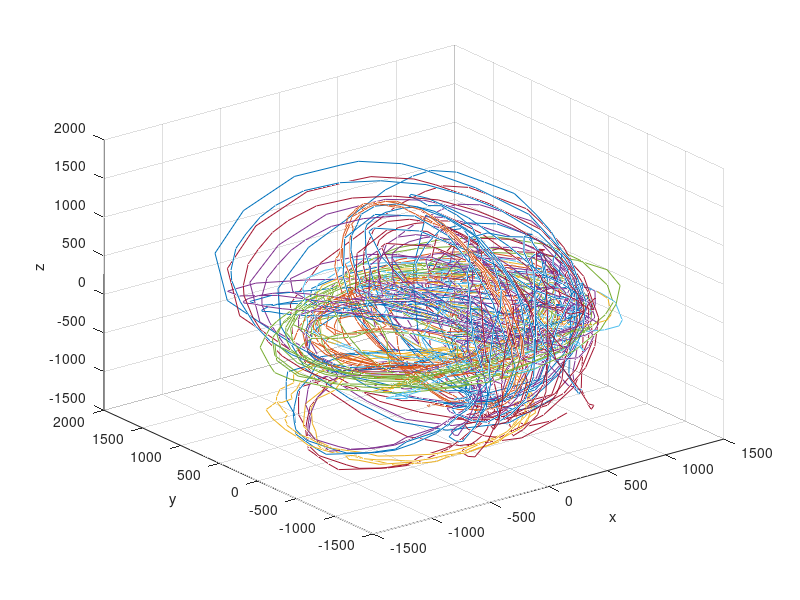

The MATLAB source for this figure:
%% ���������� ������������
clear;

%% ������ (��������� �������), �������� ������������ ������ ���� 3-� ����
xyz = [
-73      -436      -808      
-101      -462      -797      
-117      -450      -806      
-52      -460      -816      
15      -431      -833      
85      -343      -821      
150      -251      -818      
117      -180      -821      
150      21      -757      
185      82      -738      
180      227      -692      
202      341      -690      
152      417      -695      
92      502      -687      
47      563      -707      
-68      635      -716      
-188      706      -723      
-247      742      -723      
-356      756      -738      
-508      756      -767      
-607      682      -833      
-788      563      -888      
-911      420      -970      
-981      328      -996      
-1068      182      -1008      
-1133      63      -1016      
-1177      -143      -1040      
-1117      -410      -1062      
-1080      -518      -1073      
-930      -653      -1068      
-810      -735      -1047      
-723      -846      -947      
-515      -817      -916      
-395      -801      -847      
-267      -737      -821      
-150      -673      -821      
-25      -566      -841      
-3      -500      -838      
17      -426      -860      
96      -357      -865      
110      -260      -867      
156      -198      -845      
158      -185      -852      
77      -293      -860      
38      -428      -860      
-68      -581      -836      
-242      -713      -831      
-390      -792      -872      
-536      -817      -898      
-742      -780      -947      
-846      -796      -991      
-1003      -671      -1035      
-1245      -500      -1030      
-1133      -203      -1140      
-1120      82      -1088      
-948      362      -1027      
-897      547      -942      
-795      703      -823      
-728      785      -760      
-555      803      -770      
-402      851      -731      
-283      817      -736      
-161      772      -748      
-61      725      -757      
61      663      -738      
147      581      -748      
217      523      -736      
283      412      -748      
330      312      -753      
351      177      -757      
330      30      -772      
281      -165      -818      
210      -253      -843      
175      -355      -850      
138      -431      -872      
73      -433      -906      
96      -423      -921      
87      -376      -933      
117      -227      -921      
122      -111      -935      
110      -16      -906      
108      122      -872      
90      212      -808      
115      352      -751      
115      478      -661      
115      592      -573      
123      732      -432      
136      801      -337      
120      896      -175      
126      957      -62      
128      1025      147      
108      1038      293      
101      1033      495      
90      1022      633      
77      980      721      
90      898      841      
120      798      950      
168      653      1050      
168      468      1152      
191      280      1173      
188      37      1168      
202      -208      1103      
180      -388      1016      
180      -616      862      
172      -806      672      
180      -948      430      
177      -1046      142      
158      -1070      -57      
138      -1060      -235      
108      -1005      -420      
98      -912      -587      
82      -748      -755      
66      -600      -838      
15      -468      -880      
3      -415      -885      
1      -415      -872      
0      -602      -818      
13      -775      -728      
6      -901      -615      
-6      -1010      -448      
3      -1088      -165      
38      -1093      77      
92      -1051      298      
131      -948      517      
163      -820      713      
175      -611      921      
172      -355      1106      
120      21      1237      
73      331      1256      
36      526      1217      
-1      756      1098      
-15      912      928      
0      991      751      
-3      1055      582      
0      1070      388      
11      1036      165      
17      965      -16      
13      877      -178      
71      735      -376      
101      537      -561      
136      378      -685      
150      225      -765      
136      -3      -860      
112      -165      -885      
112      -378      -885      
55      -486      -877      
43      -495      -885      
108      -552      -850      
267      -690      -762      
425      -775      -605      
617      -761      -371      
765      -697      -80      
832      -595      235      
826      -481      527      
778      -370      765      
707      -298      940      
590      -148      1115      
527      -51      1212      
360      143      1371      
172      355      1490      
-77      571      1543      
-267      808      1487      
-408      1060      1327      
-531      1242      1103      
-628      1295      967      
-732      1323      777      
-821      1318      628      
-881      1290      386      
-895      1260      271      
-856      1205      3      
-810      1076      -273      
-756      975      -435      
-661      835      -590      
-515      671      -736      
-376      497      -838      
-270      372      -882      
-212      243      -901      
-150      153      -882      
-82      46      -891      
-13      -103      -901      
13      -170      -875      
50      -298      -828      
43      -445      -792      
50      -465      -785      
46      -488      -775      
63      -492      -775      
152      -410      -782      
300      -310      -765      
460      -180      -711      
622      -68      -610      
756      51      -435      
881      98      -222      
941      75      -43      
982      51      147      
952      46      398      
881      46      582      
837      13      707      
745      -85      818      
731      -177      860      
555      -338      977      
406      -561      940      
343      -787      800      
201      -1020      585      
82      -1207      268      
8      -1292      -175      
-27      -1237      -483      
-60      -1102      -721      
-22      -906      -911      
50      -775      -908      
122      -632      -896      
171      -531      -843      
188      -521      -833      
186      -476      -860      
175      -452      -867      
96      -423      -885      
-13      -348      -942      
-57      -146      -1001      
-145      125      -1022      
-293      420      -955      
-378      742      -806      
-522      1048      -600      
-626      1236      -417      
-835      1408      -80      
-846      1551      471      
-598      1558      918      
-286      1368      1320      
-27      1168      1451      
47      1043      1528      
193      706      1592      
277      552      1553      
471      167      1412      
712      -161      1120      
805      -571      666      
775      -811      252      
677      -911      -31      
568      -957      -242      
390      -946      -507      
172      -846      -702      
22      -723      -797      
-101      -502      -845      
-198      -436      -831      
-198      -523      -797      
-258      -725      -723      
-297      -885      -612      
-370      -1001      -536      
-525      -1041      -488      
-498      -1046      -561      
-311      -980      -757      
-101      -856      -921      
310      -801      -823      
593      -772      -585      
888      -561      -213      
965      -423      -1      
976      -288      293      
906      -232      571      
818      -161      728      
668      -201      862      
438      -291      1003      
297      -256      1093      
117      -291      1120      
27      -407      1068      
-47      -552      967      
-136      -645      906      
-201      -770      821      
-305      -951      628      
-370      -1083      378      
-353      -1171      28      
-296      -1157      -311      
-221      -1027      -605      
-101      -780      -852      
-15      -613      -918      
15      -761      -816      
-31      -975      -585      
-41      -1126      -91      
-66      -877      620      
-41      -578      937      
17      -162      1132      
1      241      1205      
-85      630      1083      
-128      956      646      
-152      941      175      
-193      747      -203      
-92      397      -636      
22      -8      -845      
163      -465      -831      
280      -953      -478      
330      -1078      98      
161      -1078      461      
120      -1255      170      
265      -1323      -213      
446      -1181      -561      
603      -1012      -721      
623      -946      -813      
731      -725      -865      
856      -462      -865      
941      -338      -777      
998      -260      -661      
1115      -93      -420      
1142      -130      -198      
1133      -220      13      
1063      -328      150      
976      -462      265      
857      -592      325      
682      -737      332      
531      -813      398      
342      -777      580      
188      -563      843      
76      -325      988      
-61      85      1108      
-185      497      1008      
-3      832      736      
155      906      308      
310      747      -98      
420      507      -373      
492      350      -532      
541      201      -622      
638      92      -653      
805      25      -546      
982      56      -332      
1082      158      -31      
1110      267      172      
1123      365      208      
1122      438      113      
1122      402      3      
1150      301      16      
1133      256      178      
1060      417      461      
946      611      546      
816      798      527      
652      908      446      
561      957      260      
467      938      77      
425      853      -126      
560      616      -361      
805      222      -391      
976      -22      -201      
1047      -45      147      
1093      -16      415      
1071      92      628      
1060      277      777      
1006      336      911      
966      415      1022      
848      621      1122      
731      808      1215      
636      1003      1186      
593      1167      1055      
498      1382      816      
335      1535      505      
-25      1585      193      
-360      1471      -150      
-497      1231      -463      
-530      853      -838      
-413      466      -1088      
-311      27      -1225      
-126      -370      -1237      
92      -621      -1142      
136      -782      -1057      
348      -911      -838      
436      -915      -795      
443      -737      -975      
376      -516      -1120      
372      -212      -1161      
402      372      -1040      
416      830      -736      
555      1093      -366      
610      1186      -132      
680      1223      88      
728      1205      476      
788      1141      407      
827      1083      335      
851      1038      311      
913      975      342      
895      960      327      
908      925      268      
936      885      206      
941      858      203      
925      820      77      
918      816      55      
876      787      1      
857      798      -18      
830      770      -80      
767      782      -137      
696      808      -165      
638      790      -286      
566      772      -366      
482      680      -538      
397      346      -826      
286      -61      -1008      
191      -288      -1062      
90      -407      -1086      
15      -465      -1111      
-73      -510      -1132      
-122      -502      -1168      
-142      -481      -1193      
-240      -571      -1183      
-342      -813      -1086      
-420      -1020      -965      
-468      -1260      -636      
-457      -1401      -227      
-436      -1408      -36      
-406      -1342      135      
-270      -1191      483      
-115      -1048      638      
-20      -915      777      
27      -798      865      
106      -611      978      
131      -405      1066      
226      -162      1155      
272      106      1168      
297      267      1152      
388      486      1068      
405      685      972      
378      735      1016      
297      763      1103      
233      642      1207      
198      367      1295      
188      113      1305      
233      -103      1246      
258      -365      1142      
307      -516      1035      
436      -747      726      
612      -748      530      
735      -748      352      
810      -703      296      
840      -661      268      
892      -557      213      
952      -417      245      
995      -341      278      
932      -291      520      
902      -262      595      
853      -243      677      
811      -365      653      
721      -465      682      
638      -585      690      
666      -697      568      
658      -806      391      
541      -911      342      
365      -1062      222      
270      -1133      55      
235      -1155      -175      
226      -1097      -386      
226      -1031      -500      
283      -896      -641      
283      -730      -765      
152      -656      -833      
115      -523      -862         
];

%% ������ (��������� �������), �������� ������������ ������ Ox
xxyz = [
-343      -441      -801      
-332      -436      -800      
-330      -441      -792      
-321      -431      -808      
-321      -438      -800      
-326      -431      -795      
-321      -447      -797      
-323      -443      -801      
-327      -431      -800      
-330      -436      -801      
-335      -457      -811      
-310      -436      -797      
-330      -428      -795      
-265      -397      -828      
-193      -438      -870      
-156      -465      -877      
-147      -547      -880      
-90      -661      -850      
-82      -822      -772      
-112      -887      -736      
-126      -983      -607      
-108      -1027      -563      
-68      -1070      -492      
-61      -1107      -402      
-57      -1145      -308      
-52      -1160      -167      
-50      -1155      -103      
-27      -1171      -11      
-31      -1138      111      
-36      -1115      257      
-6      -911      656      
-38      -820      762      
-6      -671      926      
-31      -583      1016      
0      -445      1096      
13      -253      1196      
13      -141      1222      
-33      -42      1258      
-55      56      1271      
-47      108      1281      
-41      165      1281      
-47      251      1290      
-31      325      1276      
-15      391      1266      
-27      481      1248      
-33      526      1227      
-55      616      1212      
-50      703      1152      
-52      768      1096      
-41      832      1030      
-47      908      952      
-61      962      893      
-43      1022      772      
-46      1055      710      
-63      1072      607      
-71      1086      430      
-85      1070      317      
-82      1051      208      
-87      1020      57      
-90      911      -160      
-87      848      -260      
-82      793      -330      
-85      692      -451      
-85      561      -573      
-85      428      -666      
-87      305      -736      
-85      208      -806      
-63      101      -833      
-52      30      -875      
-76      -92      -891      
-63      -175      -918      
-66      -275      -906      
-82      -322      -916      
-85      -407      -903      
-63      -545      -882      
-76      -616      -857      
-80      -711      -823      
-71      -832      -718      
-61      -870      -682      
-41      -911      -633      
-52      -932      -626      
-73      -1022      -512      
-93      -1051      -458      
-77      -1065      -366      
-60      -1131      -118      
-52      -1097      101   
-57      -1112      128      
-61      -1067      298      
-25      -970      507      
-30      -922      590      
-43      -822      743      
-43      -792      777      
-17      -682      893      
-25      -531      1021      
-8      -376      1130      
-6      -220      1210      
25      -101      1245      
22      182      1302      
6      307      1292      
3      481      1286      
-6      613      1227      
-60      697      1176      
-61      811      1130      
-80      891      1027      
-55      943      970      
-61      1022      857      
-41      1065      746      
-31      1102      633      
-57      1110      410      
-90      1096      335      
-108      1097      317      
-133      1078      222      
-136      1031      72      
-140      965      -80      
-131      908      -165      
-103      811      -311      
-117      732      -420      
-103      608      -533      
-93      483      -631      
-103      346      -700      
-68      241      -767      
-52      127      -823      
-47      0      -865      
-68      -80      -882      
-68      -193      -898      
-73      -253      -903      
-73      -350      -901      
-61      -412      -875      
-61      -468      -882      
-73      -555      -860      
-85      -635      -826      
-90      -608      -841      
-77      -566      -865      
-85      -457      -896      
-76      -378      -903      
-71      -296      -923      
-87      -225      -906      
-77      -172      -906      
-63      -92      -887      
-50      35      -880      
-85      141      -821      
-76      236      -790      
-57      326      -755      
-36      460      -685      
-52      608      -573      
-47      716      -488      
-41      851      -347      
-38      1022      -67      
1      1093      72      
-25      1138      252      
-30      1136      468      
13      1105      695      
3      1062      813      
-13      957      983      
-8      851      1088      
20      656      1200      
43      438      1248      
38      191      1281      
6      -90      1232      
-1      -283      1156      
-6      -423      1091      
25      -583      957      
22      -730      841      
47      -927      582      
30      -1012      427      
46      -1088      193      
43      -1115      -3      
25      -1115      -203      
22      -1062      -381      
31      -1028      -473   
8      -975      -522      
-17      -893      -638      
-25      -827      -713      
-31      -677      -782      
-41      -566      -855      
-47      -468      -860      
-36      -393      -857      
-13      -272      -872      
-30      -132      -862      
-47      -48      -852      
-36      30      -836      
-36      130      -808      
-30      288      -755      
-36      455      -651      
-15      600      -561      
0      721      -437      
1      808      -340      
-6      912      -191      
-6      915      -188      
1      998      -26      
17      1043      87      
-1      1076      255      
3      1086      386      
3      1086      538      
8      1052      666      
-15      1038      743      
-11      996      816      
-3      957      885      
-8      896      967      
-43      861      1022      
-25      832      1055      
-27      772      1111      
-36      682      1166      
-27      597      1196      
-27      483      1225      
-8      373      1263      
-17      291      1251      
-17      186      1253      
1      106      1248      
-3      -80      1222      
1      -210      1178      
17      -360      1122      
17      -452      1071      
13      -597      975      
25      -718      872      
33      -793      782      
17      -870      667      
20      -925      612      
22      -1003      473      
33      -1083      281      
22      -1121      26      
71      -1131      -165      
38      -1110      -330      
22      -1072      -446      
6      -1043      -538      
20      -977      -620      
11      -908      -711      
-17      -742      -845      
-31      -635      -903      
-57      -526      -923      
-52      -528      -933 
];

%% ������ (��������� �������), �������� ������������ ������ Oz
zxyz = [
367      -560      -993      
346      -560      -986      
378      -568      -988      
370      -608      -972      
360      -628      -981      
343      -685      -962      
307      -740      -978      
286      -761      -991      
242      -770      -1008      
177      -827      -1022      
120      -863      -1025      
90      -896      -1030      
8      -948      -1045      
-61      -965      -1057      
-145      -1020      -1050      
-231      -1015      -1047      
-367      -991      -1073      
-508      -980      -1076      
-615      -915      -1098      
-786      -817      -1091      
-936      -701      -1088      
-998      -640      -1050      
-1087      -571      -1018      
-1128      -510      -1013      
-1161      -455      -1008      
-1185      -362      -1003      
-1172      -180      -1003      
-1207      -90      -975      
-1193      16      -967      
-1170      122      -970      
-1133      180      -986   
-1101      256      -977      
-1047      305      -970      
-1052      348      -933      
-1022      478      -891      
-973      488      -923      
-867      518      -933      
-837      576      -913      
-756      628      -906      
-675      703      -887      
-598      730      -888      
-476      775      -880      
-390      806      -880      
-340      820      -882      
-210      835      -885      
-60      846      -857      
15      813      -870      
108      713      -903      
280      652      -888      
390      585      -852      
462      457      -880      
538      326      -908      
543      230      -908      
561      143      -911      
606      85      -926      
606      -16      -942      
612      -117      -933      
617      -227      -945      
596      -328      -962  
517      -420      -996      
485      -505      -1006      
452      -626      -996      
420      -671      -1022      
372      -766      -1032      
316      -793      -1035      
256      -835      -1030      
155      -925      -1060      
20      -960      -1078      
-93      -991      -1091      
-212      -1020      -1108      
-275      -1020      -1101      
-400      -1041      -1111      
-533      -1007      -1096      
-661      -977      -1108      
-758      -908      -1132      
-818      -882      -1115      
-906      -827      -1091      
-995      -780      -1076      
-1071      -727      -1055      
-1077      -656      -1052      
-1158      -523      -1052      
-1210      -402      -1032      
-1242      -262      -1022      
-1237      -108      -986      
-1245      32      -952      
-1231      227      -898      
-1193      360      -867      
-1087      443      -893      
-1017      495      -903      
-1001      518      -901      
-965      568      -888      
-890      640      -857      
-726      711      -872      
-666      803      -831      
-530      856      -828      
-373      856      -821      
-275      865      -833      
-126      853      -828      
-63      837      -831      
60      777      -841      
202      692      -865      
353      616      -838      
446      528      -813      
552      346      -845      
593      108      -888      
617      -111      -928      
598      -286      -935      
550      -370      -955      
515      -486      -957      
468      -605      -960      
392      -666      -986      
353      -742      -993      
302      -790      -1022      
235      -870      -1035      
171      -908      -1060      
101      -933      -1081      
110      -922      -1081      
223      -798      -1068      
418      -587      -1030      
527      -438      -983      
555      -143      -977      
508      158      -918      
392      452      -882      
316      555      -898      
201      632      -888      
60      723      -870      
-87      780      -865      
-193      723      -923      
-372      687      -962      
-555      616      -1011      
-753      516      -1042      
-860      370      -1091      
-962      225      -1115      
-987      87      -1137      
-1038      -45      -1161      
-1075      -180      -1173      
-1012      -307      -1207      
-992      -365      -1210      
-1031      -471      -1198      
-1003      -550      -1183      
-927      -713      -1193      
-758      -851      -1173      
-582      -915      -1161      
-443      -901      -1183      
-316      -882      -1198      
-82      -803      -1200      
112      -820      -1140      
302      -732      -1073      
427      -645      -1037      
452      -545      -1022      
547      -436      -972      
582      -331      -952      
596      -236      -952      
571      -137      -960      
547      -1      -952      
533      280      -885      
435      521      -836      
277      611      -875      
110      652      -906      
-46      703      -928      
-253      718      -937      
-452      597      -1030      
-527      563      -1025      
-633      536      -1030      
-767      421      -1040      
-900      203      -1098      
-960      68      -1111      
-1052      -92      -1122      
-1025      -225      -1155      
-1043      -352      -1161     
-997      -468      -1168      
-943      -502      -1205      
-902      -652      -1191      
-841      -782      -1210      
-742      -885      -1176      
-685      -885      -1198      
-598      -953      -1181      
-503      -981      -1135      
-357      -1031      -1108      
-182      -1133      -1013      
-66      -1020      -1052      
22      -948      -1062      
123      -841      -1078      
218      -772      -1062      
310      -587      -1078      
381      -476      -1047      
402      -492      -1027  
];

%% ������� ������
% ������ (��������� �������), �������� ������������ ������ ���� 3-� ����
x = xyz(:,1);
y = xyz(:,2);
z = xyz(:,3);

% ������ (��������� �������), �������� ������������ ������ Ox
xx = xxyz(:,1);
xy = xxyz(:,2);
xz = xxyz(:,3);

% ������ (��������� �������), �������� ������������ ������ Oz
zx = zxyz(:,1);
zy = zxyz(:,2);
zz = zxyz(:,3);

% �������
plot3(x,y,z)
grid on
xlabel("x");ylabel("y");zlabel("z")
hold on

plot3(xx,xy,xz)
grid on
hold on

plot3(zx,zy,zz)
grid on
hold on

%% Hard Iron ������
x_c = (max(x)+min(x))/2;
y_c = (max(y)+min(y))/2;
z_c = (max(z)+min(z))/2;

x_h = x - x_c;
y_h = y - y_c;
z_h = z - z_c;

% �������
plot(x_h,y_h)
plot(y_h,z_h)
plot(x_h,z_h)
grid on
hold on

plot3(x_h,y_h,z_h)
grid on
hold on

%% Soft Iron ������
ax = max(x_h)-min(x_h);
ay = max(y_h)-min(y_h);
az = max(z_h)-min(z_h);
a = [ax ay az];
[m,i] = min(a);

kx_s = a(i)/a(1);
ky_s = a(i)/a(2);
kz_s = a(i)/a(3);

x_s = kx_s*x_h;
y_s = ky_s*y_h;
z_s = kz_s*z_h;

% �������
plot(x_s,y_s)
plot(y_s,z_s)
plot(x_s,z_s)
grid on
hold on

plot3(x_s,y_s,z_s)
grid on
hold on